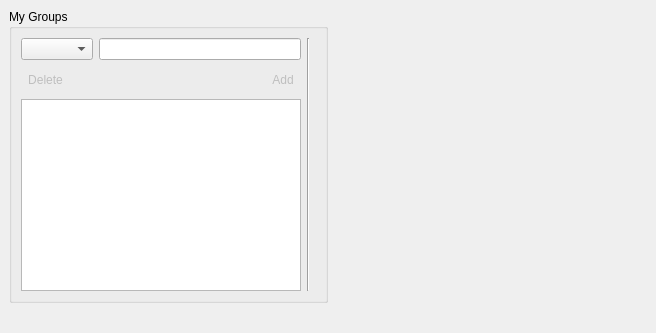
<ui version="4.0" >
 <author></author>
 <comment></comment>
 <exportmacro></exportmacro>
 <class>RzxGroupsProp</class>
 <widget class="QWidget" name="RzxGroupsProp" >
  <property name="geometry" >
   <rect>
    <x>0</x>
    <y>0</y>
    <width>656</width>
    <height>333</height>
   </rect>
  </property>
  <property name="windowTitle" >
   <string>Form</string>
  </property>
  <layout class="QGridLayout" >
   <property name="margin" >
    <number>9</number>
   </property>
   <property name="spacing" >
    <number>6</number>
   </property>
   <item row="0" column="1" >
    <spacer>
     <property name="orientation" >
      <enum>Qt::Horizontal</enum>
     </property>
     <property name="sizeHint" >
      <size>
       <width>91</width>
       <height>289</height>
      </size>
     </property>
    </spacer>
   </item>
   <item row="0" column="0" >
    <widget class="QGroupBox" name="grpGroups" >
     <property name="title" >
      <string>My Groups</string>
     </property>
     <layout class="QGridLayout" >
      <property name="margin" >
       <number>9</number>
      </property>
      <property name="spacing" >
       <number>6</number>
      </property>
      <item rowspan="3" row="0" column="5" >
       <widget class="RzxListEdit" name="lstMembers" >
        <property name="enabled" >
         <bool>false</bool>
        </property>
       </widget>
      </item>
      <item rowspan="3" row="0" column="4" >
       <widget class="Line" name="line" >
        <property name="orientation" >
         <enum>Qt::Vertical</enum>
        </property>
       </widget>
      </item>
      <item row="1" column="0" colspan="2" >
       <widget class="QToolButton" name="btnDelete" >
        <property name="enabled" >
         <bool>false</bool>
        </property>
        <property name="toolTip" >
         <string>Delete</string>
        </property>
        <property name="text" >
         <string>Delete</string>
        </property>
        <property name="toolButtonStyle" >
         <enum>Qt::ToolButtonTextBesideIcon</enum>
        </property>
        <property name="autoRaise" >
         <bool>true</bool>
        </property>
       </widget>
      </item>
      <item row="1" column="3" >
       <widget class="QToolButton" name="btnAdd" >
        <property name="enabled" >
         <bool>false</bool>
        </property>
        <property name="toolTip" >
         <string>Add</string>
        </property>
        <property name="text" >
         <string>Add</string>
        </property>
        <property name="toolButtonStyle" >
         <enum>Qt::ToolButtonTextBesideIcon</enum>
        </property>
        <property name="autoRaise" >
         <bool>true</bool>
        </property>
       </widget>
      </item>
      <item row="0" column="0" >
       <widget class="QComboBox" name="cbIcon" />
      </item>
      <item row="2" column="0" colspan="4" >
       <widget class="QListWidget" name="lstGroups" />
      </item>
      <item row="1" column="2" >
       <spacer>
        <property name="orientation" >
         <enum>Qt::Horizontal</enum>
        </property>
        <property name="sizeHint" >
         <size>
          <width>143</width>
          <height>27</height>
         </size>
        </property>
       </spacer>
      </item>
      <item row="0" column="1" colspan="3" >
       <widget class="QLineEdit" name="newGroup" />
      </item>
     </layout>
    </widget>
   </item>
   <item row="1" column="0" >
    <spacer>
     <property name="orientation" >
      <enum>Qt::Vertical</enum>
     </property>
     <property name="sizeHint" >
      <size>
       <width>20</width>
       <height>20</height>
      </size>
     </property>
    </spacer>
   </item>
  </layout>
 </widget>
 <pixmapfunction></pixmapfunction>
 <customwidgets>
  <customwidget>
   <class>RzxListEdit</class>
   <extends>QFrame</extends>
   <header>rzxlistedit.h</header>
   <container>0</container>
   <pixmap></pixmap>
  </customwidget>
 </customwidgets>
 <resources/>
 <connections/>
</ui>
